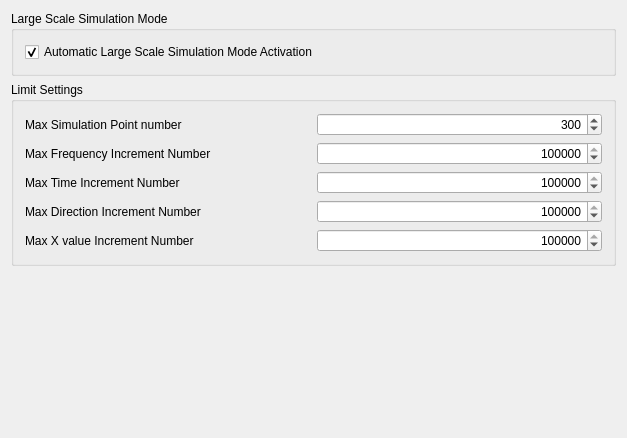
<?xml version="1.0" encoding="UTF-8"?>
<ui version="4.0">
 <class>SeismicLabGui::DlgSettingsSeismicLabLimitImp</class>
 <widget class="QWidget" name="SeismicLabGui::DlgSettingsSeismicLabLimitImp">
  <property name="geometry">
   <rect>
    <x>0</x>
    <y>0</y>
    <width>627</width>
    <height>438</height>
   </rect>
  </property>
  <property name="windowTitle">
   <string>Limit</string>
  </property>
  <layout class="QVBoxLayout" name="verticalLayout_3">
   <item>
    <widget class="QGroupBox" name="gb_wl_param_binary">
     <property name="sizePolicy">
      <sizepolicy hsizetype="Preferred" vsizetype="Preferred">
       <horstretch>0</horstretch>
       <verstretch>0</verstretch>
      </sizepolicy>
     </property>
     <property name="layoutDirection">
      <enum>Qt::LeftToRight</enum>
     </property>
     <property name="title">
      <string>Large Scale Simulation Mode</string>
     </property>
     <property name="alignment">
      <set>Qt::AlignLeading|Qt::AlignLeft|Qt::AlignTop</set>
     </property>
     <layout class="QVBoxLayout" name="verticalLayout">
      <item>
       <layout class="QGridLayout" name="gl_lm">
        <item row="0" column="1">
         <widget class="Gui::PrefCheckBox" name="cb_lm_AutoLargeScaleMode">
          <property name="minimumSize">
           <size>
            <width>0</width>
            <height>20</height>
           </size>
          </property>
          <property name="text">
           <string>Automatic Large Scale Simulation Mode Activation</string>
          </property>
          <property name="checked">
           <bool>true</bool>
          </property>
          <property name="prefEntry" stdset="0">
           <cstring>AutomaticLargeScaleModeActivation</cstring>
          </property>
          <property name="prefPath" stdset="0">
           <cstring>Mod/SeismicLab/General</cstring>
          </property>
         </widget>
        </item>
       </layout>
      </item>
     </layout>
    </widget>
   </item>
   <item>
    <widget class="QGroupBox" name="gb_wl_LimitSettings">
     <property name="sizePolicy">
      <sizepolicy hsizetype="Preferred" vsizetype="Preferred">
       <horstretch>0</horstretch>
       <verstretch>0</verstretch>
      </sizepolicy>
     </property>
     <property name="layoutDirection">
      <enum>Qt::LeftToRight</enum>
     </property>
     <property name="title">
      <string>Limit Settings</string>
     </property>
     <property name="alignment">
      <set>Qt::AlignLeading|Qt::AlignLeft|Qt::AlignTop</set>
     </property>
     <layout class="QVBoxLayout" name="verticalLayout_2">
      <item>
       <layout class="QGridLayout" name="wl_ly_limit">
        <item row="2" column="0">
         <widget class="QLabel" name="l_max_FrequencyNumber">
          <property name="text">
           <string>Max Frequency Increment Number</string>
          </property>
         </widget>
        </item>
        <item row="2" column="2">
         <widget class="Gui::PrefSpinBox" name="sb_lm_FrequencyNumber">
          <property name="minimumSize">
           <size>
            <width>0</width>
            <height>20</height>
           </size>
          </property>
          <property name="alignment">
           <set>Qt::AlignRight|Qt::AlignTrailing|Qt::AlignVCenter</set>
          </property>
          <property name="minimum">
           <number>1</number>
          </property>
          <property name="maximum">
           <number>2147483647</number>
          </property>
          <property name="singleStep">
           <number>100</number>
          </property>
          <property name="value">
           <number>102400</number>
          </property>
          <property name="prefEntry" stdset="0">
           <cstring>MaxFIN</cstring>
          </property>
          <property name="prefPath" stdset="0">
           <cstring>Mod/SeismicLab/Limit</cstring>
          </property>
         </widget>
        </item>
        <item row="4" column="0">
         <widget class="QLabel" name="l_max_DirectionNumber">
          <property name="text">
           <string>Max Direction Increment Number</string>
          </property>
         </widget>
        </item>
        <item row="1" column="2">
         <widget class="Gui::PrefSpinBox" name="sb_lm_SimulationPointsNumber">
          <property name="minimumSize">
           <size>
            <width>0</width>
            <height>20</height>
           </size>
          </property>
          <property name="alignment">
           <set>Qt::AlignRight|Qt::AlignTrailing|Qt::AlignVCenter</set>
          </property>
          <property name="minimum">
           <number>1</number>
          </property>
          <property name="maximum">
           <number>2147483647</number>
          </property>
          <property name="singleStep">
           <number>10</number>
          </property>
          <property name="value">
           <number>300</number>
          </property>
          <property name="prefEntry" stdset="0">
           <cstring>MaxSPN</cstring>
          </property>
          <property name="prefPath" stdset="0">
           <cstring>Mod/SeismicLab/Limit</cstring>
          </property>
         </widget>
        </item>
        <item row="3" column="0">
         <widget class="QLabel" name="l_max_TimeNumber">
          <property name="text">
           <string>Max Time Increment Number</string>
          </property>
         </widget>
        </item>
        <item row="1" column="0">
         <widget class="QLabel" name="l_max_SimulationPointsNumber">
          <property name="text">
           <string>Max Simulation Point number</string>
          </property>
         </widget>
        </item>
        <item row="3" column="2">
         <widget class="Gui::PrefSpinBox" name="sb_lm_TimeNumber">
          <property name="minimumSize">
           <size>
            <width>0</width>
            <height>20</height>
           </size>
          </property>
          <property name="alignment">
           <set>Qt::AlignRight|Qt::AlignTrailing|Qt::AlignVCenter</set>
          </property>
          <property name="minimum">
           <number>1</number>
          </property>
          <property name="maximum">
           <number>2147483647</number>
          </property>
          <property name="singleStep">
           <number>100</number>
          </property>
          <property name="value">
           <number>614400</number>
          </property>
          <property name="prefEntry" stdset="0">
           <cstring>MaxTIN</cstring>
          </property>
          <property name="prefPath" stdset="0">
           <cstring>Mod/SeismicLab/Limit</cstring>
          </property>
         </widget>
        </item>
        <item row="5" column="0">
         <widget class="QLabel" name="l_max_XValueNumber">
          <property name="text">
           <string>Max X value Increment Number</string>
          </property>
         </widget>
        </item>
        <item row="4" column="2">
         <widget class="Gui::PrefSpinBox" name="sb_lm_DirectionNumber">
          <property name="minimumSize">
           <size>
            <width>0</width>
            <height>20</height>
           </size>
          </property>
          <property name="alignment">
           <set>Qt::AlignRight|Qt::AlignTrailing|Qt::AlignVCenter</set>
          </property>
          <property name="minimum">
           <number>1</number>
          </property>
          <property name="maximum">
           <number>2147483647</number>
          </property>
          <property name="singleStep">
           <number>100</number>
          </property>
          <property name="value">
           <number>100000</number>
          </property>
          <property name="prefEntry" stdset="0">
           <cstring>MaxDIN</cstring>
          </property>
          <property name="prefPath" stdset="0">
           <cstring>Mod/SeismicLab/Limit</cstring>
          </property>
         </widget>
        </item>
        <item row="5" column="2">
         <widget class="Gui::PrefSpinBox" name="sb_lm_XValueNumber">
          <property name="minimumSize">
           <size>
            <width>0</width>
            <height>20</height>
           </size>
          </property>
          <property name="alignment">
           <set>Qt::AlignRight|Qt::AlignTrailing|Qt::AlignVCenter</set>
          </property>
          <property name="minimum">
           <number>1</number>
          </property>
          <property name="maximum">
           <number>2147483647</number>
          </property>
          <property name="singleStep">
           <number>100</number>
          </property>
          <property name="value">
           <number>100000</number>
          </property>
          <property name="prefEntry" stdset="0">
           <cstring>MaxXIN</cstring>
          </property>
          <property name="prefPath" stdset="0">
           <cstring>Mod/SeismicLab/Limit</cstring>
          </property>
         </widget>
        </item>
       </layout>
      </item>
     </layout>
    </widget>
   </item>
   <item>
    <spacer name="verticalSpacer">
     <property name="orientation">
      <enum>Qt::Vertical</enum>
     </property>
     <property name="sizeHint" stdset="0">
      <size>
       <width>20</width>
       <height>40</height>
      </size>
     </property>
    </spacer>
   </item>
  </layout>
 </widget>
 <layoutdefault spacing="6" margin="11"/>
 <customwidgets>
  <customwidget>
   <class>Gui::PrefCheckBox</class>
   <extends>QCheckBox</extends>
   <header>Gui/PrefWidgets.h</header>
  </customwidget>
  <customwidget>
   <class>Gui::PrefSpinBox</class>
   <extends>QSpinBox</extends>
   <header>Gui/PrefWidgets.h</header>
  </customwidget>
 </customwidgets>
 <resources>
  <include location="Resources/SeismicLab.qrc"/>
 </resources>
 <connections/>
</ui>
